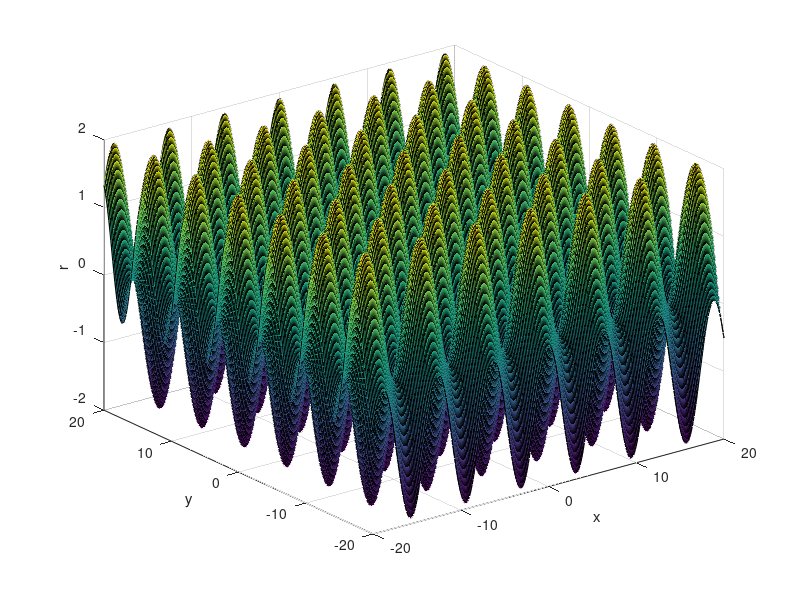

Write the MATLAB code that produced this figure.
function zad6
%UNTITLED3 Summary of this function goes here
%   Detailed explanation goes here
    X = -20 : 0.1 : 20;
    Y = -20 : 0.1 : 20;
    R = zeros(length(X), length(Y));
    
    for i = 1 : length(X)
        for j = 1 : length(Y)
            R(i, j) = sin(X(i)) + cos(Y(j));
        end
    end
    figure;
    surf(X, Y, R);
    xlabel('x');
    ylabel('y');
    zlabel('r');
end

